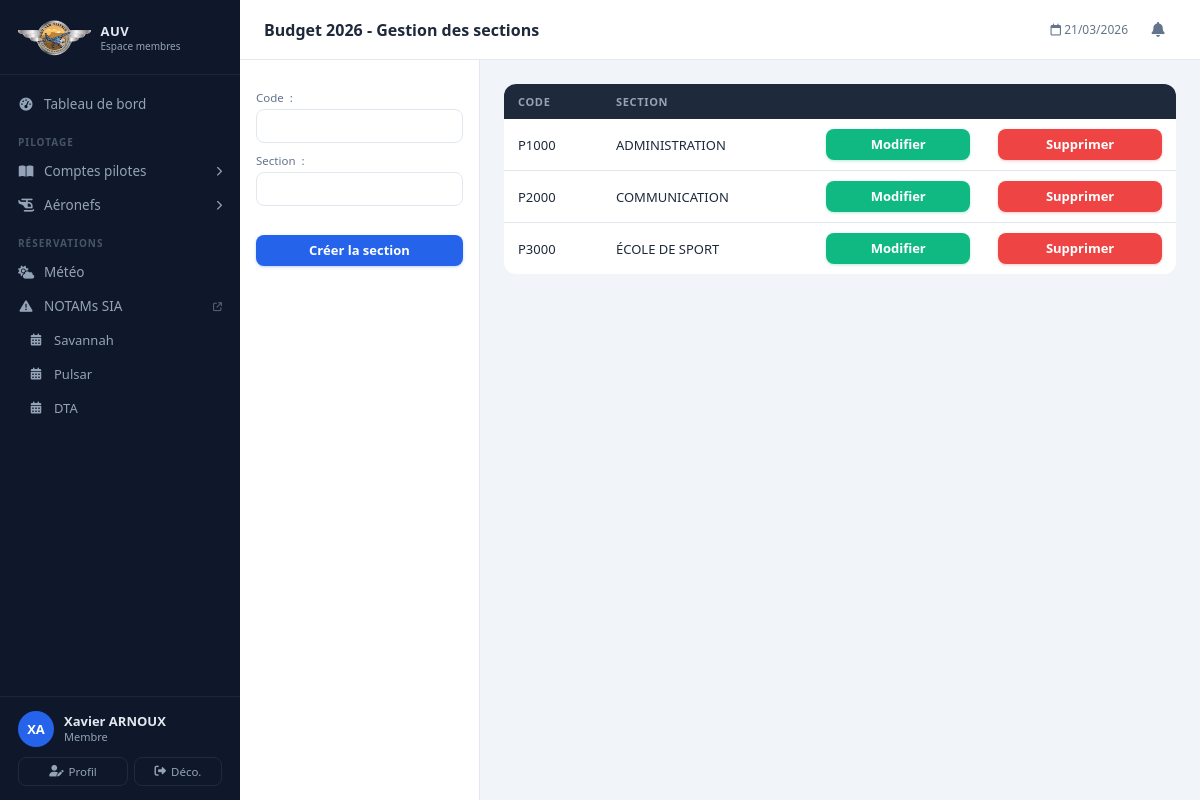
/intranetBudgetGererSection (signed in), run on the app's committed database.
### Intranet/models.py (models this page shows, shortened)
class Aeronef(models.Model):
    def __str__(self):
        text = self.type
        return text
    type = models.CharField(max_length = 20)
    classeULM = models.ForeignKey('ClasseULM',
                                  on_delete=models.CASCADE,
                                  default = 3)
    immatriculation = models.CharField(max_length = 6,
                                       default = 'XXXXX')
    indicatifRadio = models.CharField(max_length = 6,
                                       default = 'F-JXXX')
    limiteAptitudeVol = models.DateField(blank = True,
                            null = True)
    limiteLSA = models.DateField(blank = True,
                            null = True)
    limiteParachute = models.DateField(blank = True,
                            null = True)
    date = models.DateField(blank = True,
                            null = True)
    tarifPilote = models.DecimalField(decimal_places = 2,
                                      max_digits = 5,
                                      default = 00.00)
    tarifElevePilote = models.DecimalField(decimal_places = 2,
                                      max_digits = 5,
                                      default = 00.00)

class Member(models.Model):
    statut = models.ForeignKey('Statut',
                               on_delete=models.CASCADE,
                               default = 5)
    name = models.CharField(max_length = 50)
    vorname = models.CharField(max_length = 50)
    password = models.CharField(max_length = 20,
                                default = '0000')
    genre = models.ForeignKey('Sex',
                               on_delete=models.CASCADE,
                               default = 1)
    birthday = models.DateField(blank = True,
                                null = True)
    phone = models.CharField(max_length = 14,
                             blank=True,
                             null = True)
    email = models.EmailField(max_length = 50,
                              blank=True,
                              null = True)
    zip = models.CharField(max_length = 5,
                           blank=True,
                           null = True)
    city = models.CharField(max_length = 50,
                            blank=True,
                            null = True)
    adress = models.CharField(max_length = 200,
                              blank=True,
                              null = True)
    licenceFFPLUM = models.CharField(max_length = 6,
                                     blank = True,
                                     null = True)
    licenceAUV = models.ForeignKey(OuiNon,
                                on_delete=models.CASCADE,
                                related_name='licenceAUVOuiNon',
                                default = 1)
    brevetInstructeur = models.ForeignKey(OuiNon,
                                on_delete=models.CASCADE,
                                related_name='brevetInstructeurOuiNon',
                                default = 1)
    datePiloteC2 = models.DateField(blank = True,
                                null = True)
    datePiloteC3 = models.DateField(blank = True,
                                null = True)
    datePiloteC4 = models.DateField(blank = True,
                                null = True)
    dateEmportC2 = models.DateField(blank = True,
                                null = True)
    dateEmportC3 = models.DateField(blank = True,
                                null = True)
    dateEmportC4 = models.DateField(blank = True,
                                null = True)
    dateBaptemeC2 = models.DateField(blank = True,
                                null = True)
    dateBaptemeC3 = models.DateField(blank = True,
                                null = True)
    dateBaptemeC4 = models.DateField(blank = True,
                                null = True)
    reportComptePilote2024 = models.DecimalField(decimal_places = 2,
                                                 max_digits = 8,
                                                 default = 00.00)
    produitComptePilote = models.DecimalField(decimal_places = 2,
                                            max_digits = 8,
                                            default = 00.00)
    chargeComptePilote = models.DecimalField(decimal_places = 2,
                                            max_digits = 8,
                                            default = 00.00)
    class Meta:
        ordering = ['name','vorname']

class Statut(models.Model):
    def __str__(self):
        return self.value
    value = models.CharField(max_length = 30)

class BudgetSection(models.Model):
    name = models.CharField(max_length = 100)
    code = models.CharField(max_length = 5)
    charge = models.DecimalField(decimal_places = 2,
                                 max_digits = 8,
                                 default = 00.00)
    produit = models.DecimalField(decimal_places = 2,
                                max_digits = 8,
                                default = 00.00)
    class Meta:
        ordering = ['code']

### Intranet/MenuBudget/views.py (the view)
# urls.py: path('intranetBudgetGererSection', intranetBudgetSectionAddShow, name="intranet_Budget_Section_Add_Show"),
def intranetBudgetSectionAddShow(request):
    loggedMember = getLoggedMemberFromRequest(request)
    if loggedMember:
        templateName ='intranetBudgetGererSection.html'
        context = {
            'loggedMember' : loggedMember,
            'current_date_time' : dateTimeParis(),
            'current_year' : datetime.now().year,
            'actionBtnName' : 'Créer la section',
            'allAeronef' : Aeronef.objects.all(),
            }
        budgetSectionAll = BudgetSection.objects.all().order_by('code')
        context['budgetSectionAll'] = budgetSectionAll
        if request.method == 'POST':
            form = budgetGererSectionForm(request.POST)
            if form.is_valid():
                if config.idBudgetSection == 0:
                    form.save()
                else:
                    activeSection = BudgetSection.objects.get(pk = config.idBudgetSection)
                    activeSection.code=request.POST.get('code')
                    activeSection.name=request.POST.get('name')
                    activeSection.save()
                    config.idBudgetSection = 0
                return HttpResponseRedirect(request.path) #Evite de créer le même objet quand on rafraichit la page
        else:
            form = budgetGererSectionForm()
        context["form"] = form
        return render(request, templateName, context)
    else:
        return redirect('/internetAccueil')

### Intranet/MenuBudget/forms.py
class budgetGererSectionForm(forms.ModelForm):
    class Meta:
        model = BudgetSection
        fields = ('code',
                  'name',)
        labels = {'code' : 'Code ',
                  'name' : 'Section ',}

### Intranet/context_processors.py (called while the page is built)
def notifications(request):
    if 'loggedMemberId' not in request.session:
        return {}
    from Intranet.models import Member
    try:
        member = Member.objects.get(id=request.session['loggedMemberId'])
        notifs = Notification.objects.filter(recipient=member).order_by('-created_at')[:8]
        unread = Notification.objects.filter(recipient=member, is_read=False).count()
        return {
            'notifications': notifs,
            'notif_count':   unread,
        }
    except Exception:
        return {}

### Intranet/views.py (called while the page is built)
def getLoggedMemberFromRequest(request):
    if 'loggedMemberId' in request.session:
        loggedMemberId = request.session['loggedMemberId']
        loggedMember = Member.objects.get(id=loggedMemberId)
        return loggedMember
    return None

### ULMASSO/views.py (called while the page is built)
def dateTimeParis():
    now = datetime.now(tz = ZoneInfo("Europe/Paris"))
    return now.strftime("%d/%m/%Y %H:%M")

### Intranet/templates/intranetBudgetGererSection.html (shortened to what this page needs)
{% extends "baseIntranet.html" %}
{% block bodyId %}
	intranetBudgetGererSectionPage
{% endblock %}
{% block titrePage %}
	<p>Budget {{current_year}} - Gestion des sections</p>
{% endblock %}
{% block asideContent %}
	<form action = "{% url "intranet_Budget_Section_Add_Show" %}" method = "post">
		{{ form.as_p }}
		<br>
		<p style="text-align:center"><input type="submit" value= "{{ actionBtnName }}" class = "BtnSubmit"/></p>
	</form>
{% endblock %}
{% block mainContent %}
	<div>
		{% if budgetSectionAll %}
			<table class="table">
  				<thead>
    				<tr style="text-align:center">
						<th scope="col">Code</th>
      					<th scope="col">Section</th>
      					<th scope="col" colspan = '2'></th>
  				</thead>
  				<tbody>
					{% for budgetSection in budgetSectionAll %}
					  	<tr>
							<td>{{budgetSection.code}}</td>
      						<td>{{budgetSection.name}}</td>
      						<td style="text-align:center">
								<form action ="{% url "intranet_Budget_Section_Modify" budgetSection.id %}" method="POST">
										<input type = "submit" value="Modifier" class = "BtnModify"/>
								</form>
							</td>
      						<td style="text-align:center">
								<form action ="{% url "intranet_Budget_Section_Delete" budgetSection.id %}" method="POST">
									<input type = "submit" value="Supprimer" class = "BtnDelete"/>
								</form>
							</td>
    					</tr>
    				{% endfor %}
  				</tbody>
			</table>
		{% else %}
			<p>Aucune section n'est actuellement enregistrée</p>
		{% endif %}
	</div>
{% endblock %}

### Intranet/templates/baseIntranet.html (shortened to what this page needs)
<!DOCTYPE html>
<html lang="fr">
<head>
    <link rel="stylesheet" href="https://cdnjs.cloudflare.com/ajax/libs/font-awesome/6.5.0/css/all.min.css">
    <link rel="stylesheet" type="text/css" href="static/css/styleIntranet.css">
    <link rel="stylesheet" type="text/css" href="static/css/styleMenuPrincipal.css">
</head>
<body id="{% block bodyId %}page{% endblock %}">
<nav id="sidebar">
    <div class="sb-logo">
        <img src="static/res/icones/logo.png" alt="AUV">
        <div>
            <div class="sb-logo-text">AUV</div>
            <div class="sb-logo-sub">Espace membres</div>
        </div>
    </div>
    <div class="sb-nav">
        <a href="intranetAccueil" class="sb-item">
            <i class="fa-solid fa-gauge-high"></i>
            Tableau de bord
        </a>
        <div class="sb-section-label">Pilotage</div>
        <details class="sb-group">
            <summary class="sb-item">
                <i class="fa-solid fa-book-open"></i>
                Comptes pilotes
                <i class="fa-solid fa-chevron-right sb-chevron"></i>
            </summary>
        </details>
        <details class="sb-group">
            <summary class="sb-item">
                <i class="fa-solid fa-helicopter"></i>
                Aéronefs
                <i class="fa-solid fa-chevron-right sb-chevron"></i>
            </summary>
        </details>
        <div class="sb-section-label">Réservations</div>
        <a href="intranetWeather" class="sb-item">
            <i class="fa-solid fa-cloud-sun"></i>
            Météo
        </a>
        <a href="https://www.sia.aviation-civile.gouv.fr/documents/supaip/notam.php" target="_blank" class="sb-item">
            <i class="fa-solid fa-triangle-exclamation"></i>
            NOTAMs SIA
            <i class="fa-solid fa-external-link" style="font-size:9px;margin-left:auto;opacity:.5"></i>
        </a>
        {% for aeronef in allAeronef %}
        <a href="{% url 'intranet_Reservation_Calendrier' aeronef %}" class="sb-item" style="padding-left:28px;font-size:13px">
            <i class="fa-solid fa-calendar-days" style="font-size:12px"></i>
            {{ aeronef.type }}
        </a>
        {% endfor %}
    </div>
    <div class="sb-user">
        <div class="sb-user-info">
            <div class="sb-avatar">{{ loggedMember.vorname|slice:":1" }}{{ loggedMember.name|slice:":1" }}</div>
            <div>
                <div class="sb-user-name">{{ loggedMember.vorname }} {{ loggedMember.name }}</div>
                <div class="sb-user-role">{{ loggedMember.statut }}</div>
            </div>
        </div>
        <div class="sb-user-actions">
            <a href="intranetMonProfil" class="sb-user-btn">
                <i class="fa-solid fa-user-pen"></i> Profil
            </a>
            <form action="intranetDeconnect" style="flex:1">
                <button type="submit" class="sb-user-btn" style="width:100%">
                    <i class="fa-solid fa-right-from-bracket"></i> Déco.
                </button>
            </form>
        </div>
    </div>
</nav>
<div id="appMain">
    <header id="topBar">
        <div class="tb-title">
            {% block titrePage %}{% endblock %}
        </div>
        <div class="tb-right">
            <span style="font-size:12px;color:#64748b" id="tb-date">
                <i class="fa-regular fa-calendar"></i>
                {{ current_date_time|slice:":10" }}
            </span>
            <div style="position:relative">
                <button class="notif-btn" id="notifBtn" onclick="toggleNotif()">
                    <i class="fa-solid fa-bell"></i>
                </button>
            </div>
        </div>
    </header>
    <div id="contentArea">
        <aside id="asideContent">
            {% block asideContent %}{% endblock %}
        </aside>
        <main id="mainContent">
            {% block mainContent %}{% endblock %}
        </main>
    </div>
</div>
</body>
</html>

### data on the page
Aeronef: type "Savannah"
Aeronef: type "Pulsar"
Aeronef: type "DTA"
Member: vorname "X", name "A", vorname "Xavier", name "ARNOUX", statut "Membre"
BudgetSection: code "P1000", name "ADMINISTRATION"
BudgetSection: code "P2000", name "COMMUNICATION"
BudgetSection: code "P3000", name "ÉCOLE DE SPORT"

### other printed values
{{ current_date_time|slice:":10" }} "21/03/2026"
